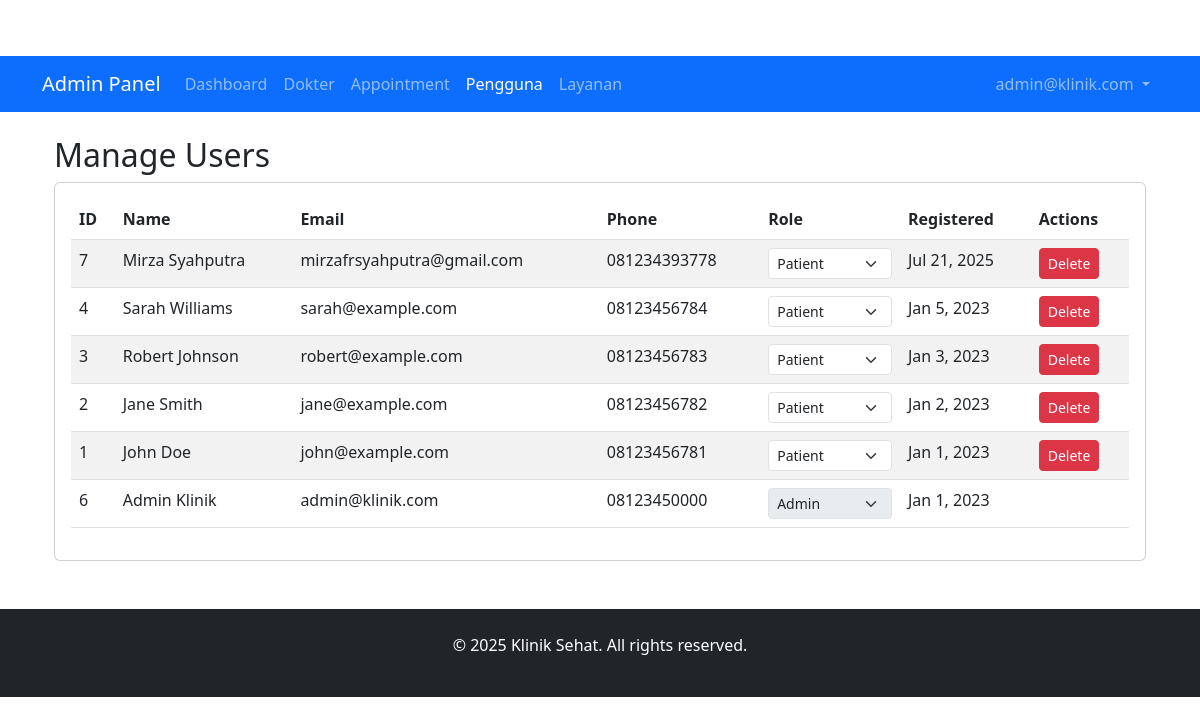
The app's page /klinik/admin/users.php (signed in) with its own data.
### tables this page shows
CREATE TABLE `users` (
  `id` int(11) NOT NULL,
  `name` varchar(100) NOT NULL,
  `email` varchar(100) NOT NULL,
  `password` varchar(255) NOT NULL,
  `phone` varchar(20) DEFAULT NULL,
  `address` text DEFAULT NULL,
  `role` enum('patient','admin') DEFAULT 'patient',
  `created_at` timestamp NOT NULL DEFAULT current_timestamp()
);

### klinik/admin/users.php (the view, shortened to what this page needs)
<?php
require_once '../config/database.php';
$users = $pdo->query("SELECT * FROM users ORDER BY created_at DESC")->fetchAll();
include __DIR__ . '/../includes/admin-header.php';
?>
<div class="container mt-4">
    <h2>Manage Users</h2>
    <div class="card">
        <div class="card-body">
            <div class="table-responsive">
                <table class="table table-striped">
                    <thead>
                        <tr>
                            <th>ID</th>
                            <th>Name</th>
                            <th>Email</th>
                            <th>Phone</th>
                            <th>Role</th>
                            <th>Registered</th>
                            <th>Actions</th>
                        </tr>
                    </thead>
                    <tbody>
                        <?php foreach ($users as $user): ?>
                        <tr>
                            <td><?= $user['id'] ?></td>
                            <td><?= htmlspecialchars($user['name']) ?></td>
                            <td><?= htmlspecialchars($user['email']) ?></td>
                            <td><?= $user['phone'] ?: 'N/A' ?></td>
                            <td>
                                <form method="POST" class="d-inline">
                                    <select name="role" class="form-select form-select-sm"
                                        onchange="this.form.submit()"
                                        <?= $user['id'] === $_SESSION['user_id'] ? 'disabled' : '' ?>>
                                        <option value="patient" <?= $user['role'] === 'patient' ? 'selected' : '' ?>>Patient</option>
                                        <option value="admin" <?= $user['role'] === 'admin' ? 'selected' : '' ?>>Admin</option>
                                    </select>
                                </form>
                            </td>
                            <td><?= date('M j, Y', strtotime($user['created_at'])) ?></td>
                            <td>
                                <?php if ($user['id'] !== $_SESSION['user_id']): ?>
                                <a href="users.php?delete=<?= $user['id'] ?>" class="btn btn-sm btn-danger"
                                   onclick="return confirm('Are you sure you want to delete this user?')">
                                    Delete
                                </a>
                                <?php endif; ?>
                            </td>
                        </tr>
                        <?php endforeach; ?>
                    </tbody>
                </table>
            </div>
        </div>
    </div>
</div>
<?php include __DIR__ . '/../includes/footer.php'; ?>

### klinik/assets/style.css (style rules this page uses)
body { padding-top: 56px; }

### records on screen
users: id "7", name "Mirza Syahputra", email "mirzafrsyahputra@gmail.com", phone "081234393778", role "Patient", created_at "Jul 21, 2025"
users: id "4", name "Sarah Williams", email "sarah@example.com", phone "08123456784", role "Patient", created_at "Jan 5, 2023"
users: id "3", name "Robert Johnson", email "robert@example.com", phone "08123456783", role "Patient", created_at "Jan 3, 2023"
users: id "2", name "Jane Smith", email "jane@example.com", phone "08123456782", role "Patient", created_at "Jan 2, 2023"
users: id "1", name "John Doe", email "john@example.com", phone "08123456781", role "Patient", created_at "Jan 1, 2023"
users: id "6", name "Admin Klinik", email "admin@klinik.com", phone "08123450000", role "Admin", created_at "Jan 1, 2023"

### other values on screen
$_SESSION['user_email'] "admin@klinik.com"
